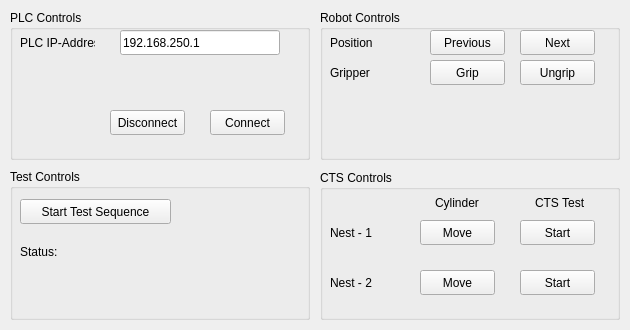
<?xml version="1.0" encoding="UTF-8"?>
<ui version="4.0">
 <class>MainWindow</class>
 <widget class="QMainWindow" name="MainWindow">
  <property name="geometry">
   <rect>
    <x>0</x>
    <y>0</y>
    <width>630</width>
    <height>330</height>
   </rect>
  </property>
  <property name="minimumSize">
   <size>
    <width>630</width>
    <height>330</height>
   </size>
  </property>
  <property name="maximumSize">
   <size>
    <width>630</width>
    <height>330</height>
   </size>
  </property>
  <property name="windowTitle">
   <string>MainWindow</string>
  </property>
  <widget class="QWidget" name="centralwidget">
   <widget class="QGroupBox" name="TEST_CONTROLS_GROUP">
    <property name="geometry">
     <rect>
      <x>10</x>
      <y>169</y>
      <width>300</width>
      <height>151</height>
     </rect>
    </property>
    <property name="title">
     <string>Test Controls</string>
    </property>
    <widget class="QPushButton" name="START_TEST_PB">
     <property name="geometry">
      <rect>
       <x>10</x>
       <y>30</y>
       <width>151</width>
       <height>25</height>
      </rect>
     </property>
     <property name="text">
      <string>Start Test Sequence</string>
     </property>
    </widget>
    <widget class="QLabel" name="STATUS_LABEL">
     <property name="geometry">
      <rect>
       <x>10</x>
       <y>70</y>
       <width>281</width>
       <height>25</height>
      </rect>
     </property>
     <property name="text">
      <string>Status:</string>
     </property>
    </widget>
   </widget>
   <widget class="QGroupBox" name="ROBOT_CONTROLS_GROUP">
    <property name="enabled">
     <bool>true</bool>
    </property>
    <property name="geometry">
     <rect>
      <x>320</x>
      <y>10</y>
      <width>300</width>
      <height>150</height>
     </rect>
    </property>
    <property name="title">
     <string>Robot Controls</string>
    </property>
    <widget class="QLabel" name="POSITION_LABEL">
     <property name="geometry">
      <rect>
       <x>10</x>
       <y>20</y>
       <width>75</width>
       <height>25</height>
      </rect>
     </property>
     <property name="text">
      <string>Position</string>
     </property>
    </widget>
    <widget class="QPushButton" name="POSITION_NEXT_PB">
     <property name="enabled">
      <bool>true</bool>
     </property>
     <property name="geometry">
      <rect>
       <x>200</x>
       <y>20</y>
       <width>75</width>
       <height>25</height>
      </rect>
     </property>
     <property name="text">
      <string>Next</string>
     </property>
    </widget>
    <widget class="QPushButton" name="POSITION_PREV_PB">
     <property name="enabled">
      <bool>true</bool>
     </property>
     <property name="geometry">
      <rect>
       <x>110</x>
       <y>20</y>
       <width>75</width>
       <height>25</height>
      </rect>
     </property>
     <property name="text">
      <string>Previous</string>
     </property>
    </widget>
    <widget class="QLabel" name="GRIPPER_LABEL">
     <property name="geometry">
      <rect>
       <x>10</x>
       <y>50</y>
       <width>75</width>
       <height>25</height>
      </rect>
     </property>
     <property name="text">
      <string>Gripper</string>
     </property>
    </widget>
    <widget class="QPushButton" name="GRIPPER_GRIP_PB">
     <property name="enabled">
      <bool>true</bool>
     </property>
     <property name="geometry">
      <rect>
       <x>110</x>
       <y>50</y>
       <width>75</width>
       <height>25</height>
      </rect>
     </property>
     <property name="text">
      <string>Grip</string>
     </property>
    </widget>
    <widget class="QPushButton" name="GRIPPER_UNGRIP_PB">
     <property name="enabled">
      <bool>true</bool>
     </property>
     <property name="geometry">
      <rect>
       <x>200</x>
       <y>50</y>
       <width>75</width>
       <height>25</height>
      </rect>
     </property>
     <property name="text">
      <string>Ungrip</string>
     </property>
    </widget>
   </widget>
   <widget class="QGroupBox" name="CTS_CONTROLS_GROUP">
    <property name="enabled">
     <bool>true</bool>
    </property>
    <property name="geometry">
     <rect>
      <x>320</x>
      <y>170</y>
      <width>300</width>
      <height>150</height>
     </rect>
    </property>
    <property name="title">
     <string>CTS Controls</string>
    </property>
    <widget class="QPushButton" name="NEST1_CTS_TEST_PB">
     <property name="enabled">
      <bool>true</bool>
     </property>
     <property name="geometry">
      <rect>
       <x>200</x>
       <y>50</y>
       <width>75</width>
       <height>25</height>
      </rect>
     </property>
     <property name="text">
      <string>Start</string>
     </property>
    </widget>
    <widget class="QPushButton" name="NEST2_CTS_TEST_PB">
     <property name="enabled">
      <bool>true</bool>
     </property>
     <property name="geometry">
      <rect>
       <x>200</x>
       <y>100</y>
       <width>75</width>
       <height>25</height>
      </rect>
     </property>
     <property name="text">
      <string>Start</string>
     </property>
    </widget>
    <widget class="QLabel" name="NEST1_LABEL">
     <property name="geometry">
      <rect>
       <x>10</x>
       <y>50</y>
       <width>75</width>
       <height>25</height>
      </rect>
     </property>
     <property name="text">
      <string>Nest - 1</string>
     </property>
    </widget>
    <widget class="QPushButton" name="NEST1_CYLINDER_PB">
     <property name="enabled">
      <bool>true</bool>
     </property>
     <property name="geometry">
      <rect>
       <x>100</x>
       <y>50</y>
       <width>75</width>
       <height>25</height>
      </rect>
     </property>
     <property name="text">
      <string>Move</string>
     </property>
    </widget>
    <widget class="QLabel" name="CYLINDER_LABEL">
     <property name="geometry">
      <rect>
       <x>115</x>
       <y>20</y>
       <width>75</width>
       <height>25</height>
      </rect>
     </property>
     <property name="text">
      <string>Cylinder</string>
     </property>
    </widget>
    <widget class="QLabel" name="CTS_TEST_LABEL">
     <property name="geometry">
      <rect>
       <x>215</x>
       <y>20</y>
       <width>75</width>
       <height>25</height>
      </rect>
     </property>
     <property name="text">
      <string>CTS Test</string>
     </property>
    </widget>
    <widget class="QLabel" name="NEST2_LABEL">
     <property name="geometry">
      <rect>
       <x>10</x>
       <y>100</y>
       <width>75</width>
       <height>25</height>
      </rect>
     </property>
     <property name="text">
      <string>Nest - 2</string>
     </property>
    </widget>
    <widget class="QPushButton" name="NEST2_CYLINDER_PB">
     <property name="enabled">
      <bool>true</bool>
     </property>
     <property name="geometry">
      <rect>
       <x>100</x>
       <y>100</y>
       <width>75</width>
       <height>25</height>
      </rect>
     </property>
     <property name="text">
      <string>Move</string>
     </property>
    </widget>
   </widget>
   <widget class="QGroupBox" name="PLC_CONTROLS_GROUP">
    <property name="geometry">
     <rect>
      <x>10</x>
      <y>10</y>
      <width>300</width>
      <height>150</height>
     </rect>
    </property>
    <property name="title">
     <string>PLC Controls</string>
    </property>
    <widget class="QLabel" name="PLC_IP_ADDRESS_LABEL">
     <property name="geometry">
      <rect>
       <x>10</x>
       <y>20</y>
       <width>75</width>
       <height>25</height>
      </rect>
     </property>
     <property name="text">
      <string>PLC IP-Address</string>
     </property>
    </widget>
    <widget class="QLineEdit" name="PLC_IP_ADDRESS_EDIT">
     <property name="geometry">
      <rect>
       <x>110</x>
       <y>20</y>
       <width>160</width>
       <height>25</height>
      </rect>
     </property>
     <property name="text">
      <string>192.168.250.1</string>
     </property>
    </widget>
    <widget class="QPushButton" name="PLC_CONNECT_PB">
     <property name="enabled">
      <bool>true</bool>
     </property>
     <property name="geometry">
      <rect>
       <x>200</x>
       <y>100</y>
       <width>75</width>
       <height>25</height>
      </rect>
     </property>
     <property name="text">
      <string>Connect</string>
     </property>
    </widget>
    <widget class="QPushButton" name="PLC_DISCONNECT_PB">
     <property name="enabled">
      <bool>true</bool>
     </property>
     <property name="geometry">
      <rect>
       <x>100</x>
       <y>100</y>
       <width>75</width>
       <height>25</height>
      </rect>
     </property>
     <property name="text">
      <string>Disconnect</string>
     </property>
    </widget>
   </widget>
  </widget>
 </widget>
 <resources/>
 <connections/>
</ui>
